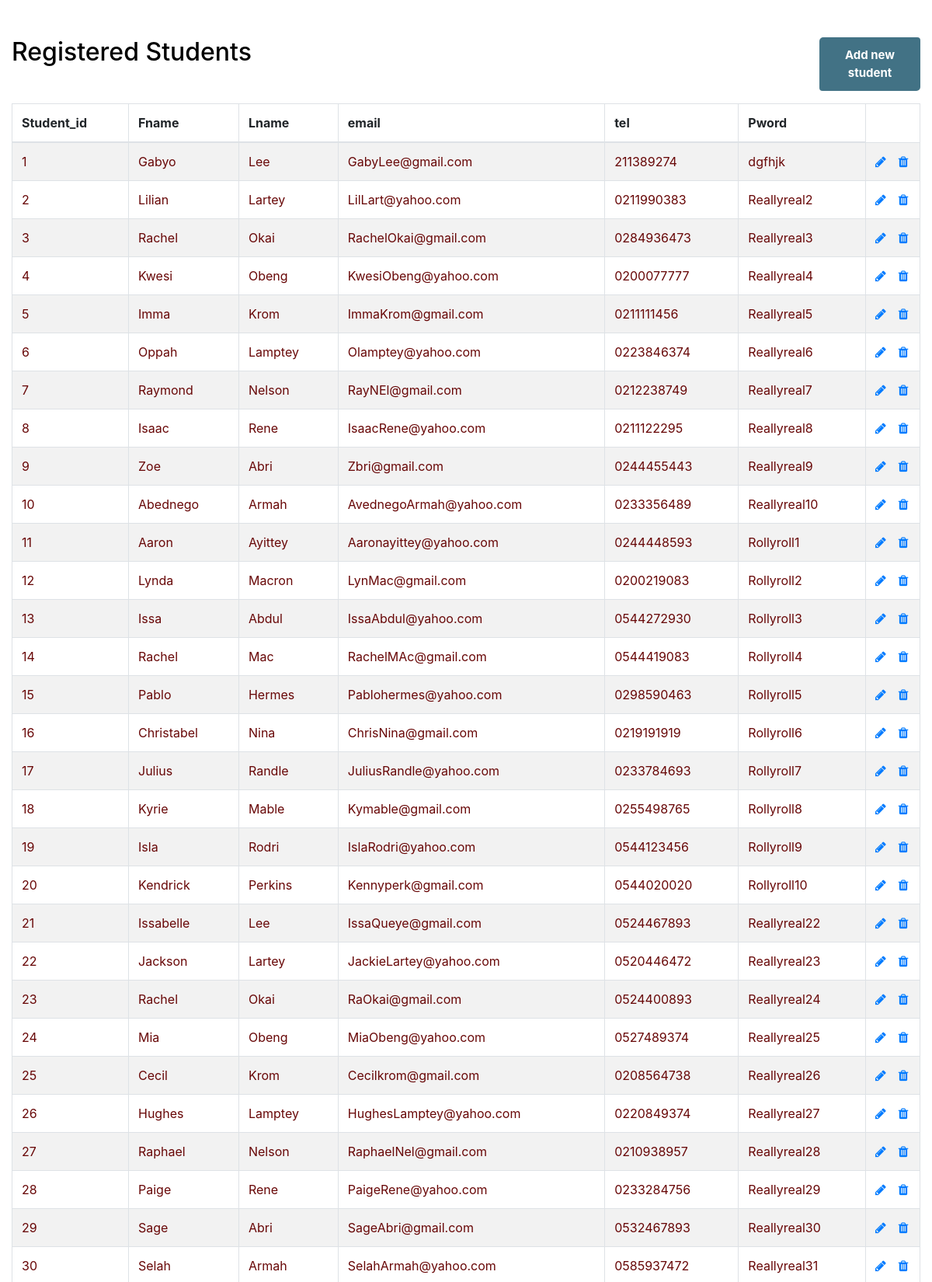
The page /view.php (upper part) on the database its author committed.
### tables this page shows
CREATE TABLE `student` (
  `Student_id` int(11) NOT NULL,
  `Fname` varchar(50) DEFAULT NULL,
  `Lname` varchar(50) DEFAULT NULL,
  `email` varchar(50) DEFAULT NULL CHECK (`email` like '%@%.%'),
  `tel` varchar(10) DEFAULT NULL,
  `Pword` varchar(20) NOT NULL
);

### view.php (the view, shortened to what this page needs)
<!DOCTYPE html>
<html lang="en">
<head>
    <link rel="stylesheet" href="https://stackpath.bootstrapcdn.com/bootstrap/4.5.2/css/bootstrap.min.css">
    <link rel="stylesheet" href="https://maxcdn.bootstrapcdn.com/font-awesome/4.7.0/css/font-awesome.min.css">
</head>
<body>
    <div class="wrapper">
        <div class="container-fluid">
            <div class="row">
                <div class="col-md-12">
                    <div class="mt-5 mb-3 clearfix">
                        <h2 class="pull-left" style= "color: black;">Registered Students</h2>
                        <form class=" pull-right" action="addperson.html" method="post"  >
                            <button  class="btn btn-outline-success my-2 my-sm-0" type="submit" style= "padding: 12px;  background: #427285;
                                border-top-left-radius: 5px;
                                    border-bottom-right-radius: 5px;
                                    width: 130px;
                                    border: none;
                                    margin: 6px 0 50px 0px;
                                    cursor: pointer;
                                    color: #fff;
                                    font-weight: 700;
                                     font-size: 15px;" >Add new student</button>
                         </form>
                    </div>
                    <?php
                    require_once 'dbconn.php';
                    $sql = 'SELECT * FROM student';
                    if ($result = mysqli_query($link, $sql)) {
                        if (mysqli_num_rows($result) > 0) {
                            echo '<table class="table table-bordered table-striped">';
                            echo '<thead>';
                            echo '<tr>';
                            echo '<th>Student_id</th>';
                            echo '<th>Fname</th>';
                            echo '<th>Lname</th>';
                            echo '<th>email</th>';
                            echo '<th>tel</th>';
                            echo '<th>Pword</th>';
                            echo '</tr>';
                            echo '</thead>';
                            echo '<tbody>';
                            while ($row = mysqli_fetch_array($result)) {
                                echo '<tr>';
                                echo '<td>' . $row['Student_id'] . '</td>';
                                echo '<td>' . $row['Fname'] . '</td>';
                                echo '<td>' . $row['Lname'] . '</td>';
                                echo '<td>' . $row['email'] . '</td>';
                                echo '<td>' . $row['tel'] . '</td>';
                                echo '<td>' . $row['Pword'] . '</td>';
                                echo '<td>';
                                echo '<a href="update.php?Student_id=' .
                                    $row['Student_id'] .
                                    '" class="mr-3" title="Update Record" data-toggle="tooltip"><span class="fa fa-pencil"></span></a>';
                                echo '<a href="delete.php?Student_id=' .
                                    $row['Student_id'] .
                                    '" title="Delete Record" data-toggle="tooltip"><span class="fa fa-trash"></span></a>';
                                echo '</td>';
                                echo '</tr>';
                            }
                            echo '</tbody>';
                            echo '</table>';
                        } else {
                            echo '<div class="alert alert-danger"><em>No records were found.</em></div>';
                        }
                    } else {
                        echo 'Oops! Something went wrong. Please try again later.';
                    }
                    ?>
                </div>
            </div>
        </div>
    </div>
</body>
</html>

### view.php (style rules this page uses)
.wrapper { color:rgb(104,7,7) }
table tr td { color:rgb(104,7,7) }
table tr td:last-child { width: 70px; }

### rows shown on the page
student: Student "1", Fname "Gabyo", Lname "Lee", email "GabyLee@gmail.com", tel "211389274", Pword "dgfhjk"
student: Student "2", Fname "Lilian", Lname "Lartey", email "LilLart@yahoo.com", tel "0211990383", Pword "Reallyreal2"
student: Student "3", Fname "Rachel", Lname "Okai", email "RachelOkai@gmail.com", tel "0284936473", Pword "Reallyreal3"
student: Student "4", Fname "Kwesi", Lname "Obeng", email "KwesiObeng@yahoo.com", tel "0200077777", Pword "Reallyreal4"
student: Student "5", Fname "Imma", Lname "Krom", email "ImmaKrom@gmail.com", tel "0211111456", Pword "Reallyreal5"
student: Student "6", Fname "Oppah", Lname "Lamptey", email "Olamptey@yahoo.com", tel "0223846374", Pword "Reallyreal6"
student: Student "7", Fname "Raymond", Lname "Nelson", email "RayNEl@gmail.com", tel "0212238749", Pword "Reallyreal7"
student: Student "8", Fname "Isaac", Lname "Rene", email "IsaacRene@yahoo.com", tel "0211122295", Pword "Reallyreal8"
student: Student "9", Fname "Zoe", Lname "Abri", email "Zbri@gmail.com", tel "0244455443", Pword "Reallyreal9"
student: Student "10", Fname "Abednego", Lname "Armah", email "AvednegoArmah@yahoo.com", tel "0233356489", Pword "Reallyreal10"
student: Student "11", Fname "Aaron", Lname "Ayittey", email "Aaronayittey@yahoo.com", tel "0244448593", Pword "Rollyroll1"
student: Student "12", Fname "Lynda", Lname "Macron", email "LynMac@gmail.com", tel "0200219083", Pword "Rollyroll2"
student: Student "13", Fname "Issa", Lname "Abdul", email "IssaAbdul@yahoo.com", tel "0544272930", Pword "Rollyroll3"
student: Student "14", Fname "Rachel", Lname "Mac", email "RachelMAc@gmail.com", tel "0544419083", Pword "Rollyroll4"
student: Student "15", Fname "Pablo", Lname "Hermes", email "Pablohermes@yahoo.com", tel "0298590463", Pword "Rollyroll5"
student: Student "16", Fname "Christabel", Lname "Nina", email "ChrisNina@gmail.com", tel "0219191919", Pword "Rollyroll6"
student: Student "17", Fname "Julius", Lname "Randle", email "JuliusRandle@yahoo.com", tel "0233784693", Pword "Rollyroll7"
student: Student "18", Fname "Kyrie", Lname "Mable", email "Kymable@gmail.com", tel "0255498765", Pword "Rollyroll8"
student: Student "19", Fname "Isla", Lname "Rodri", email "IslaRodri@yahoo.com", tel "0544123456", Pword "Rollyroll9"
student: Student "20", Fname "Kendrick", Lname "Perkins", email "Kennyperk@gmail.com", tel "0544020020", Pword "Rollyroll10"
student: Student "21", Fname "Issabelle", Lname "Lee", email "IssaQueye@gmail.com", tel "0524467893", Pword "Reallyreal22"
student: Student "22", Fname "Jackson", Lname "Lartey", email "JackieLartey@yahoo.com", tel "0520446472", Pword "Reallyreal23"
student: Student "23", Fname "Rachel", Lname "Okai", email "RaOkai@gmail.com", tel "0524400893", Pword "Reallyreal24"
student: Student "24", Fname "Mia", Lname "Obeng", email "MiaObeng@yahoo.com", tel "0527489374", Pword "Reallyreal25"
student: Student "25", Fname "Cecil", Lname "Krom", email "Cecilkrom@gmail.com", tel "0208564738", Pword "Reallyreal26"
student: Student "26", Fname "Hughes", Lname "Lamptey", email "HughesLamptey@yahoo.com", tel "0220849374", Pword "Reallyreal27"
student: Student "27", Fname "Raphael", Lname "Nelson", email "RaphaelNel@gmail.com", tel "0210938957", Pword "Reallyreal28"
student: Student "28", Fname "Paige", Lname "Rene", email "PaigeRene@yahoo.com", tel "0233284756", Pword "Reallyreal29"
student: Student "29", Fname "Sage", Lname "Abri", email "SageAbri@gmail.com", tel "0532467893", Pword "Reallyreal30"
student: Student "30", Fname "Selah", Lname "Armah", email "SelahArmah@yahoo.com", tel "0585937472", Pword "Reallyreal31"
